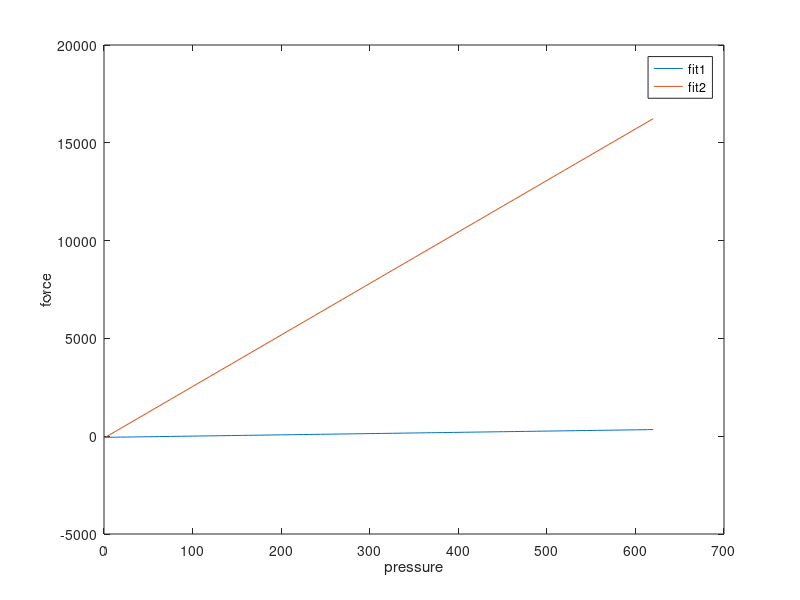

Reproduce this figure in MATLAB.
pressure = linspace(0,620,100)

fit1 = (-3.133-17.6676+21.442).*pressure + (2.2667 -38.54-22.77); 
fit2 = (26.33604).*pressure +(-94.66);

figure
plot(pressure,fit1,pressure,fit2)
legend('fit1','fit2')
xlabel('pressure');
ylabel('force')




%% Comparing parameters of model 4: Sept 7 
% model4 = readmatrix('Model4_Parameters.xlsx');
% state = [1,0];
% 
% %% analyze only 10mm13cm- compare slopes across different kinks
% diameter = 10;
% test=10;
% lengths = [13,27];
% 
% 
% % for j=1:length(lengths)
% %     figure(j)
%     for i=1:length(state)
%         [diameter,lengths(j),lo,li,l620,kink,kmax,testnum,State] = choosedata(diameter,lengths(j),test);
%         data = model4(model4(:,1)==diameter&model4(:,2)==lengths(j)&model4(:,8)==state(i),:);
%         plot(data(:,5),data(:,13))
%         str = sprintf('Slope vs Strain %d%d',lengths(j),state(i))
%         title(str)
%         grid on
%         hold on
%     end
%     hold off
%     legend('pressurizing','depressurizing')
%     
    
%     end
%     legend('Pressurizing','Depressurizing')
% end

































% 10mm 13cm
% pressure = linspace(0,620,100);
% 
% P_yfit10mm13cm_1 = 0.64121*pressure - 59.044; 
% P_yfit10mm13cm_2 = 0.645*pressure -130.74;
% P_yfit10mm13cm_3 = 0.589*pressure - 194.8;
% P_yfit10mm13cm_4 = 0.536*pressure - 231.369;
% 
% DP_yfit10mm13cm_1 = 0.6146*pressure - 52.014; 
% DP_yfit10mm13cm_2 = 0.598*pressure -106.24;
% DP_yfit10mm13cm_3 = 0.5532*pressure - 165.65;
% DP_yfit10mm13cm_4 = 0.429*pressure - 161.69;
% 
% %% 20mm 40cm
% P_yfit20mm40cm_1 = 2.29*pressure -162.54;
% P_yfit20mm40cm_2 = 1.7865*pressure -340.65;
% P_yfit20mm40cm_3 = 1.546*pressure - 344.227;
% P_yfit20mm40cm_4 = 1.106*pressure - 355.3;
% 
% 
% DP_yfit20mm40cm_1 = 2.2619*pressure -153.32;
% DP_yfit20mm40cm_2 = 1.739*pressure -318.90;
% DP_yfit20mm40cm_3 = 1.496*pressure -319.38;
% DP_yfit20mm40cm_4 = 1.0365*pressure -321.19;
% 
% figure
% subplot(221)
% plot(pressure,P_yfit10mm13cm_1,pressure,P_yfit10mm13cm_2,pressure,P_yfit10mm13cm_3,pressure,P_yfit10mm13cm_4);
% title('10mm13cm - Pressure vs Force (P)')
% ylim([0,1000])
% legend
% grid on
% subplot(222)
% plot(pressure,DP_yfit10mm13cm_1,pressure,DP_yfit10mm13cm_2,pressure,DP_yfit10mm13cm_3,pressure,DP_yfit10mm13cm_4);
% title('10mm13cm -Pressure vs Force(DP)')
% ylim([0,1000])
% legend
% grid on
% subplot (223)
% plot(pressure,P_yfit20mm40cm_1,pressure,P_yfit20mm40cm_2,pressure,P_yfit20mm40cm_3,pressure,P_yfit20mm40cm_4);
% title('20mm40cm -Pressure vs Force (P)')
% ylim([0,1000])
% legend
% grid on
% subplot(224)
% plot(pressure,DP_yfit20mm40cm_1,pressure,DP_yfit20mm40cm_2,pressure,DP_yfit20mm40cm_3,pressure,DP_yfit20mm40cm_4);
% title('20mm40cm -Pressure vs Force (P)')
% ylim([0,1000])
% legend
% grid on



